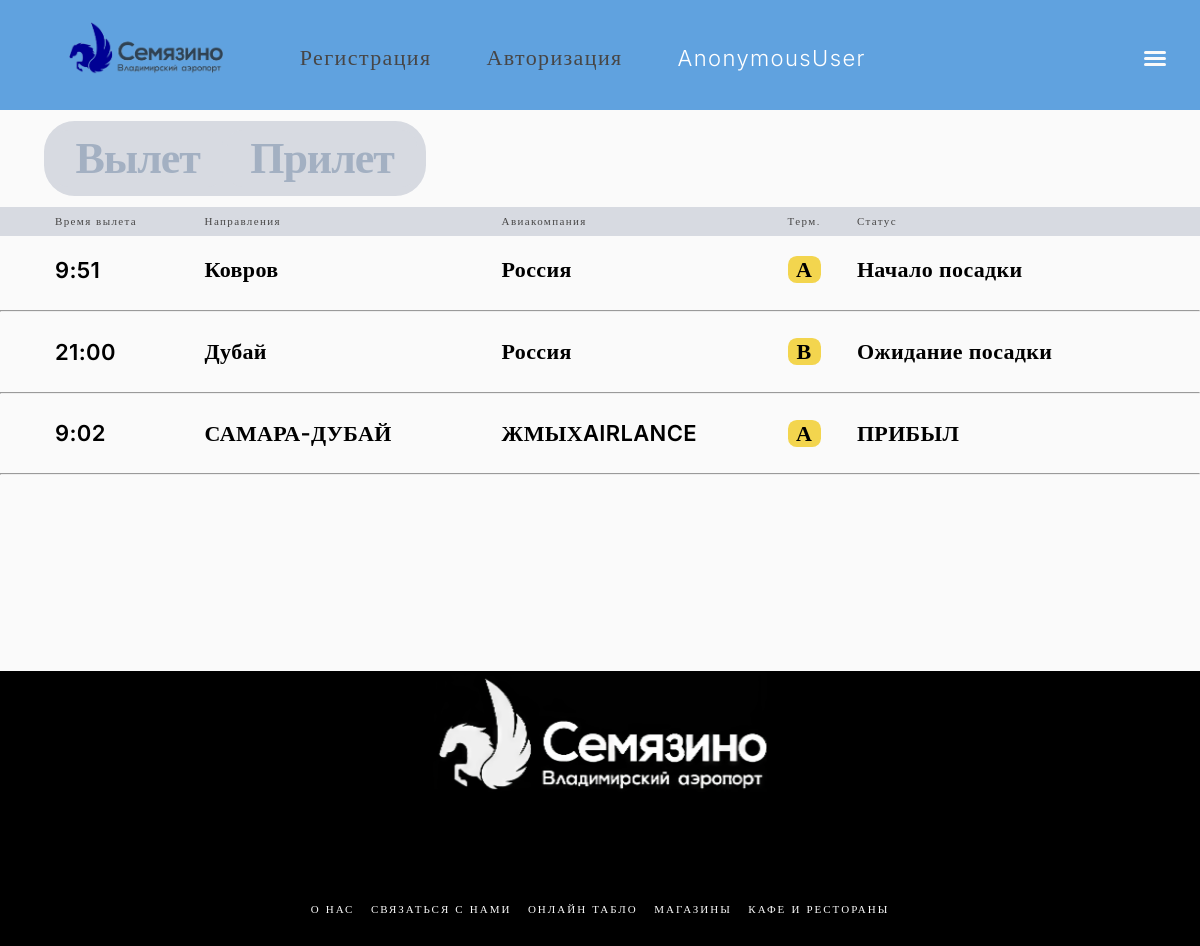
The page / on the database its author committed.
### news/models.py (models this page shows, shortened)
class Articles(models.Model):
    company = models.CharField('Авиакомпания', max_length=32)
    term = models.CharField('Терминал', max_length=50)
    status = models.CharField('Статус', max_length=32)
    name = models.CharField('Направления', max_length=32)
    time = models.TimeField('Время', max_length=12)
    class Meta:
        verbose_name = 'Онлайн табло'
        verbose_name_plural = 'Онлайн табло'

### news/views.py (the view)
# urls.py: path('', views.news_home, name='news_home'),
def news_home(request):
    news = Articles.objects.all()
    return render(request, 'main/online.html', {'news': news})

### main/templates/main/online.html (shortened to what this page needs)
{% load static %}
<!DOCTYPE html>
<html lang="en">
<head>
    <link rel="stylesheet" href="{% static 'main/css/normalize.css' %}">
    <link rel="stylesheet" href="{% static 'main/css/reset.css' %}">
    <link rel="stylesheet" href="{% static 'main/css/online.css' %}">
</head>
<body>
    <div class="container">
        <div class="header">
            <div class="nav_panel">
                <nav role="navigation">
                    <div id="menuToggle">
                        <span></span>
                        <span></span>
                        <span></span>
                    </div>
                </nav>
            </div>
            <div class="forms">
                <a href="/index" class="header_logo">
                    <img class="header_logo_img" src="{% static 'main/photo/Airplane_thumbnail 1.png' %}" alt="Логотип">
                </a>
                <div class="reg">
                    {% url 'register' as url_register %}
                    <a href="{{url_register}}" class="text_reg">Регистрация</a>
                </div>
                <div class="login">
                    {% url 'login' as url_login %}
                    <a href="{{url_login}}" class="text_reg">Авторизация</a>
                </div>
                <a href="#" class="text_reg text_reg_1">{{request.user}}</a>
            </div>
        </div>
        <div class="first_section">
            <div class="buttons">
                <a class="glav glav_1" id="button1" onclick="changeText(1), toggleButton(1)">Вылет</a>
                <a class="glav glav_2" id="button2" onclick="changeText(2), toggleButton(2)">Прилет</a>
            </div>
            <div class="panel_1">
                <h3 class="panel_a panel_a-1">Время <span id="element12">вылета</span> </h3>
                <h3 class="panel_a panel_a-2">Направления</h3>
                <h3 class="panel_a panel_a-3">Авиакомпания</h3>
                <h3 class="panel_a panel_a-4">Терм.</h3>
                <h3 class="panel_a">Статус</h3>
            </div>
            {% block content %}
            {% for el in news %}
            <div class="cards">
                <div class="card card_1" id="departureCard1">
                    <h2 id="element1" class="text_card text_card_1">{{ el.time }}</h2>
                    <h2 id="element2" class="text_card text_card_2">{{ el.name }}</h2>
                    <h2 id="element3" class="text_card text_card_3">{{ el.company }}</h2>
                    <h2 id="element4" class="text_card text_card_4">{{ el.term }}</h2>
                    <h2 id="element5" class="text_card text_card_5">{{ el.status }}</h2>
                </div>
                <hr>
            </div>
            {% endfor %}
            {% endblock %}
        </div>
        <div class="footer">
            <div class="img_footer">
            </div>
            <ul class="footer_li">
                <li><a href="/about" title="О нас" class="footer_li_a">О НАС</a></li>
                <li><a href="/kontakt" class="footer_li_a">СВЯЗАТЬСЯ С НАМИ</a></li>
                <li><a href="/" class="footer_li_a">ОНЛАЙН ТАБЛО</a></li>
                <li><a href="/market" class="footer_li_a">МАГАЗИНЫ</a></li>
                <li><a href="/kafe" class="footer_li_a last">КАФЕ И РЕСТОРАНЫ</a></li>
            </ul>
        </div>
    </div>
</body>
</html>

### main/static/main/css/online.css (style rules this page uses)
html { font-size:16px }
body { font-family:Inter;margin:0;background-color:#FAFAFA;padding:0 }
.container { overflow:hidden;width:100%;max-width:160rem;margin:0 auto;box-sizing:border-box }
.nav_panel { float:right;padding-top:1.5rem }
#menuToggle { display:block;position:relative;top:3.125rem;left:-3.125rem;z-index:1;-webkit-user-select:none;user-select:none }
#menuToggle span { display:block;width:2.01rem;height:0.25rem;margin-bottom:0.31rem;position:relative;background:#FAFAFA;border-radius:0.187rem;z-index:1;transform-origin:0.25rem 0;transition:transform 0.5s cubic-bezier(0.77, 0.2, 0.05, 1),background 0.5s cubic-bezier(0.77, 0.2, 0.05, 1),opacity 0.55s ease }
#menuToggle span:nth-last-child(2) { transform-origin:0% 100% }
.footer { background-color:#000000;height:25rem }
.img_footer { width:30.3rem;height:11rem;background-image:url("../photo/Upscales 1.jpeg");background-size:cover;background-position:center;margin:0 auto;margin-bottom:10rem }
.footer_li { display:flex;justify-content:center }
.footer_li_a { display:inline-block;text-decoration:none;color:#FAFAFA;font-family:Inter;font-size:1rem;font-style:normal;font-weight:300;line-height:normal;letter-spacing:2px;margin-right:1.5rem }
.footer_li .last { margin-right:0 }
h2 { color:#000;font-family:Inter;font-size:2rem;font-style:normal;font-weight:600;line-height:normal;letter-spacing:0.03125rem }
h3 { color:#000;font-size:1.25rem;font-style:normal;font-weight:700;line-height:3rem;letter-spacing:0.0625rem }
a { text-decoration:none;color:#a3b0c2;font-size:4rem;font-style:normal;font-weight:500;line-height:normal;letter-spacing:-0.09375rem }
.header { width:100%;height:10rem;background-color:#60a2df;margin-bottom:1rem }
.header_logo { margin-left:3.125rem;background-size:cover;background-position:center }
.header_logo_img { width:14rem;height:4.6875rem;margin-left:3.125rem;margin-top:2rem }
.first_section { height:50rem }
.panel_1 { padding-left:5rem;height:2.62rem;background-color:#d7dae1;display:grid;column-gap:2rem;margin:auto;grid-template-columns:11.6rem 25rem 24rem 4.3rem 20rem;align-items:center;justify-content:flex-start }
.text_card_4 { background-color:#f3d54e;border:0.3rem;width:3rem;text-align:center;border-radius:0.8rem }
.buttons { display:flex;background-color:#d7dae1;margin-bottom:1rem;width:33.125rem;margin-left:4rem;border-radius:2.8rem;gap:0.4rem;padding:0.8rem }
.glav { cursor:pointer;width:17.5rem;height:5.2rem;border-radius:1.4rem;background-color:#f3c90d;text-align:center;font-weight:700 }
.glav_1 { background-color:#d7dae1;width:15.625rem;text-align:center }
.glav_2 { color:#a3b0c2;background-color:#d7dae1 }
.panel_a { color:#474646;font-family:Inter;font-size:1rem;font-style:normal;font-weight:300;line-height:normal;letter-spacing:0.125rem;text-decoration:none }
img { height:2rem;width:2.7rem }
.card { padding-left:5rem;height:6.25rem;display:grid;column-gap:2rem;margin:auto;grid-template-columns:11.6rem 25rem 24rem 4.3rem 25rem;align-items:center;justify-content:flex-start }
.text_reg { color:#474646;font-family:Inter;font-size:2rem;margin-top:2.8rem;margin-right:2rem;padding-left:3rem;font-style:normal;font-weight:300;line-height:normal;letter-spacing:0.125rem;text-decoration:none }
.text_reg_1 { color:White }
.forms { display:flex;align-items:center }
.login { margin-top:2.8rem }
.reg { margin-top:2.8rem;padding-left:4rem }
@media (max-width: 1920px) { html { font-size:14px } }
@media (max-width: 1500px) { html { font-size:12px } }
@media (max-width: 1250px) { html { font-size:11px } }

### rows shown on the page
Articles: time "9:51", name "Ковров", company "Россия", term "А", status "Начало посадки"
Articles: time "21:00", name "Дубай", company "Россия", term "В", status "Ожидание посадки"
Articles: time "9:02", name "САМАРА-ДУБАЙ", company "ЖМЫХAIRLANCE", term "А", status "ПРИБЫЛ"

### other values the page prints
{{ request.user }} "AnonymousUser"
